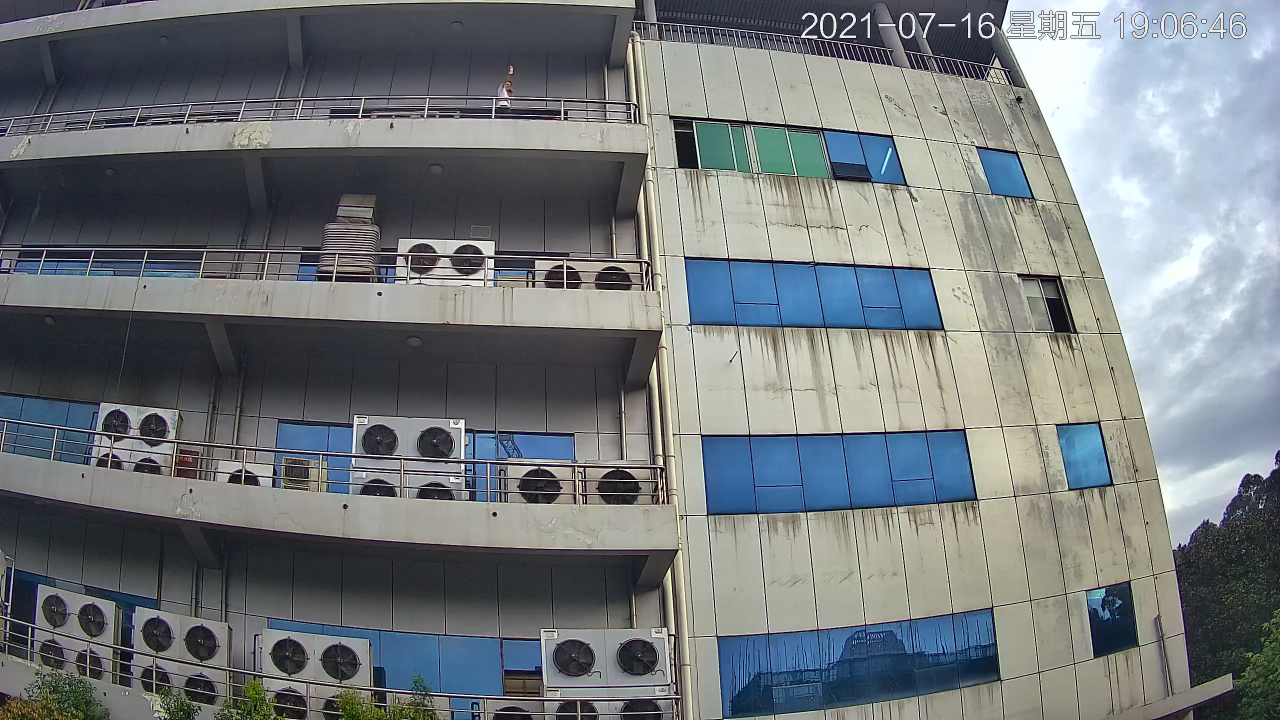
#> input picture frame 21 of data/hap-middle.mp4, 2560 x 1440 px (shown at 1/2 size)
$ python object_tracking.py
#> lines starting #> are read from the running program, lines starting #| are printed output that depends on the picture; after the words box and inside, x2 and y2 are one past the last pixel; in counts of white or black regions, pixels touching at a corner belong together
### detector.py
import numpy as np
import cv2

class Detector(object):

    def __init__(self):
        self.fgbg = cv2.createBackgroundSubtractorMOG2(history=800, varThreshold=100, detectShadows=False)

    def apply(self, frame):
        # 背景模型中添加帧
        fgmask = self.fgbg.apply(frame, learningRate=0.1)

        # 图像腐蚀和膨胀操作
        fgmask = cv2.erode(fgmask, cv2.getStructuringElement(cv2.MORPH_ELLIPSE, (2, 2)), iterations=1)
        fgmask = cv2.dilate(fgmask, cv2.getStructuringElement(cv2.MORPH_ELLIPSE, (2, 2)), iterations=2)

        contours, _ = cv2.findContours(fgmask, cv2.RETR_EXTERNAL, cv2.CHAIN_APPROX_SIMPLE)
        cv2.drawContours(frame, contours, -1, (0, 255, 0))

        contours = [c for c in contours if cv2.contourArea(c) > 10]

        centers = []
        for c in contours:
            if len(contours) < 100:
                x, y, w, h = cv2.boundingRect(c)
                cv2.rectangle(frame, (x, y), (x + w, y + h), (0, 0, 255), 2)

                # centers.append(np.round(np.array([[x], [y]])))
                centers.append([[x], [y]])

        return centers, frame, fgmask

### tracker.py
import numpy as np
from kalman_filter import KalmanFilter
from common import dprint
from scipy.optimize import linear_sum_assignment


# 针对每一个被跟踪物建立的Track对象
class Track(object):

    def __init__(self, prediction, trackIdCount):
        """Initialize variables used by Track class
        Args:
            prediction: predicted centroids of object to be tracked
            trackIdCount: identification of each track object
        Return:
            None
        """
        self.track_id = trackIdCount  # identification of each track object
        self.KF = KalmanFilter(initMeasurement=prediction)  # KF instance to track this object
        self.prediction = np.asarray(prediction)  # predicted centroids (x,y)
        self.skipped_frames = 0  # number of frames skipped undetected
        self.trace = []  # trace path


class Tracker(object):

    def __init__(self, dist_thresh, max_frames_to_skip, max_trace_length,
                 trackIdCount):
        """Initialize variable used by Tracker class
        Args:
            预测点和测量点的距离阈值
            dist_thresh: distance threshold. When exceeds the threshold,
                         track will be deleted and new track is created
            允许跳过的帧的数量
            max_frames_to_skip: maximum allowed frames to be skipped for
                                the track object undetected
            队列保留的历史路径长度
            max_trace_lenght: trace path history length

            trackIdCount: identification of each track object
        Return:
            None
        """
        self.dist_thresh = dist_thresh
        self.max_frames_to_skip = max_frames_to_skip
        self.max_trace_length = max_trace_length
        self.tracks = []
        self.trackIdCount = trackIdCount

    def Update(self, detections):
        """Update tracks vector using following steps:
            - Create tracks if no tracks vector found
            - Calculate cost using sum of square distance
              between predicted vs detected centroids
            - Using Hungarian Algorithm assign the correct
              detected measurements to predicted tracks
              https://en.wikipedia.org/wiki/Hungarian_algorithm
            - Identify tracks with no assignment, if any
            - If tracks are not detected for long time, remove them
            - Now look for un_assigned detects
            - Start new tracks
            - Update KalmanFilter state, lastResults and tracks trace
        Args:
            detections: detected centroids of object to be tracked
        Return:
            None
        """

        # Create tracks if no tracks vector found
        if (len(self.tracks) == 0):
            for i in range(len(detections)):
                track = Track(detections[i], self.trackIdCount)
                self.trackIdCount += 1
                self.tracks.append(track)

        # Calculate cost using sum of square distance between
        # predicted vs detected centroids
        N = len(self.tracks)
        M = len(detections)
        cost = np.zeros(shape=(N, M))   # Cost matrix
        for i in range(len(self.tracks)):
            for j in range(len(detections)):
                try:
                    diff = self.tracks[i].prediction - detections[j]
                    distance = np.sqrt(diff[0][0]*diff[0][0] +
                                       diff[1][0]*diff[1][0])
                    cost[i][j] = distance
                except:
                    pass

        # Let's average the squared ERROR
        cost = (0.5) * cost
        # Using Hungarian Algorithm assign the correct detected measurements
        # to predicted tracks
        assignment = []
        for _ in range(N):
            assignment.append(-1)
        row_ind, col_ind = linear_sum_assignment(cost)
        for i in range(len(row_ind)):
            assignment[row_ind[i]] = col_ind[i]

        # Identify tracks with no assignment, if any
        un_assigned_tracks = []
        for i in range(len(assignment)):
            if (assignment[i] != -1):
                # check for cost distance threshold.
                # If cost is very high then un_assign (delete) the track
                if (cost[i][assignment[i]] > self.dist_thresh):
                    assignment[i] = -1
                    un_assigned_tracks.append(i)
                pass
            else:
                self.tracks[i].skipped_frames += 1

        # If tracks are not detected for long time, remove them
        del_tracks = []
        for i in range(len(self.tracks)):
            if (self.tracks[i].skipped_frames > self.max_frames_to_skip):
                del_tracks.append(i)
        if len(del_tracks) > 0:  # only when skipped frame exceeds max
            for id in del_tracks:
                if id < len(self.tracks):
                    del self.tracks[id]
                    del assignment[id]
                else:
                    dprint("ERROR: id is greater than length of tracks")

        # Now look for un_assigned detects
        un_assigned_detects = []
        for i in range(len(detections)):
                if i not in assignment:
                    un_assigned_detects.append(i)

        # Start new tracks
        if(len(un_assigned_detects) != 0):
            for i in range(len(un_assigned_detects)):
                track = Track(detections[un_assigned_detects[i]],
                              self.trackIdCount)
                self.trackIdCount += 1
                self.tracks.append(track)

        # Update KalmanFilter state, lastResults and tracks trace
        for i in range(len(assignment)):
            # self.tracks[i].KF.predict()

            if(assignment[i] != -1):
                self.tracks[i].skipped_frames = 0
                self.tracks[i].prediction = self.tracks[i].KF.predict()
                self.tracks[i].KF.correct(detections[assignment[i]])

                # [5 lines of commented-out code are left out]

            if(len(self.tracks[i].trace) > self.max_trace_length):
                for j in range(len(self.tracks[i].trace) -
                               self.max_trace_length):
                    del self.tracks[i].trace[j]

            self.tracks[i].trace.append(self.tracks[i].prediction)
            # self.tracks[i].KF.lastResult = self.tracks[i].prediction

### kalman_filter.py
import numpy as np

class KalmanFilter(object):

    def __init__(self, initMeasurement=np.array([[0], [0]]),
        stateVariance=1, measurementVariance=1):

        # 采样间隔时间
        self.dt = 0.04

        # F:状态转移矩阵
        self.F = np.array(
            [[1, self.dt, 0, 0],
            [0, 1, 0, 0],
            [0, 0, 1, self.dt],
            [0, 0, 0, 1]])

        # H:测量矩阵
        self.H = np.array(
            [[1, 0, 0, 0],
            [0, 0, 1, 0]])

        # 过程噪声协方差矩阵
        self.Q = np.array(stateVariance * np.identity(self.F.shape[0]))
        # 测量噪声协方差矩阵
        self.R = np.array(measurementVariance * np.identity(self.H.shape[0]))
        # 最小均方误差
        self.P = self.Q

        # 用初始测量更新状态向量的初值
        self.state = np.array([[initMeasurement[0, 0]], [1],
            [initMeasurement[1, 0]], [1]])


    # [21 lines left out: functions predict, correct, not called in this run]

### object_tracking.py
import cv2
import copy
from detector import Detector
from tracker import Tracker

filename = 'hap-middle'
video_route = '.\\data\\' + filename + '.mp4'
output_route = '.\\output\\' + filename + '-output.avi'

# 是否保存输出文件
ifsave = True

# 超过这一下落高度，则报警为高空抛物事件
hap_Threshold = 500

def main():

    cap = cv2.VideoCapture(video_route)

    # 获取视频参数
    fps = cap.get(cv2.CAP_PROP_FPS)
    width = int(cap.get(cv2.CAP_PROP_FRAME_WIDTH))
    height = int(cap.get(cv2.CAP_PROP_FRAME_HEIGHT))
    print('size=', (width, height), 'fps=', fps)

    if ifsave:
        videoWriter = cv2.VideoWriter(output_route,
            cv2.VideoWriter_fourcc(*'MJPG'), fps, (width, height))

    detector = Detector()

    tracker = Tracker(dist_thresh=100, max_frames_to_skip=30, max_trace_length=30, trackIdCount=100)

    # Variables initialization
    skip_frame_count = 0
    track_colors = [(255, 0, 0), (0, 255, 0), (0, 0, 255), (255, 255, 0),
                    (0, 255, 255), (255, 0, 255), (255, 127, 255),
                    (127, 0, 255), (127, 0, 127)]
    pause = False

    cv2.namedWindow('Tracking', 0)
    cv2.resizeWindow('Tracking', 576*2, 324*2)

    # Infinite loop to process video frames
    while(True):
        # Capture frame-by-frame
        ret, frame = cap.read()
#> frame is the input picture: shape (1440, 2560, 3); mean B, G, R 124, 120.9, 115.2

        if not ret:
            break

        # [7 lines of commented-out code are left out]

        centers, frame, _ = detector.apply(copy.copy(frame))
#> in apply, `contours, _ = cv2.findContours(fgmask, cv2.RETR_EXTERNAL, cv2.CHAIN_AP..`: contours = [[[0, 0], [0, 1439], [2559, 1439], [2559, 0]]]
#> in apply, `cv2.drawContours(frame, contours, -1, (0, 255, 0))`:
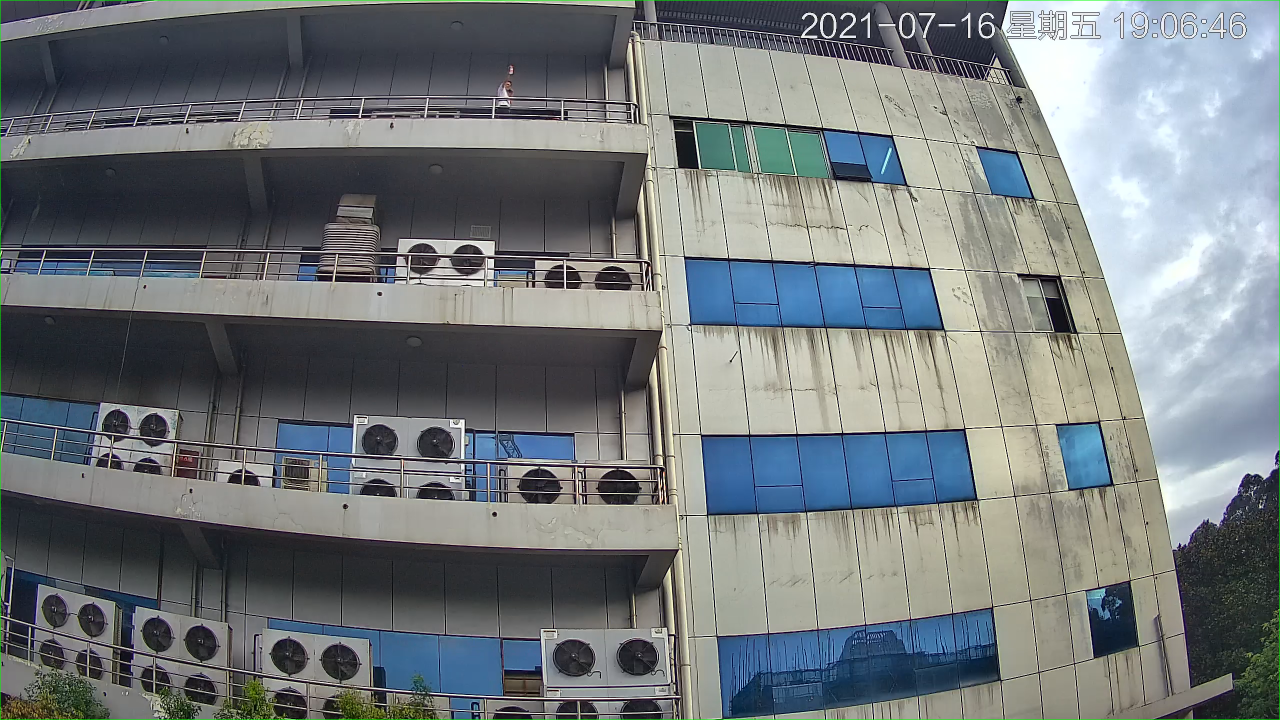
#> frame: shape (1440, 2560, 3) (shown at 1/2 size); 0.22% of pixels changed, all inside (x1, y1, x2, y2) = (0, 0, 2560, 1440)
#> the loop in apply, `for c in contours:` made 1 pass
#> (c, x, y, w, h) on pass 1: ([[0, 0], [0, 1439], [2559, 1439], [2559, 0]], 0, 0, 2560, 1440)
#> after the loop in apply, `for c in contours:`:
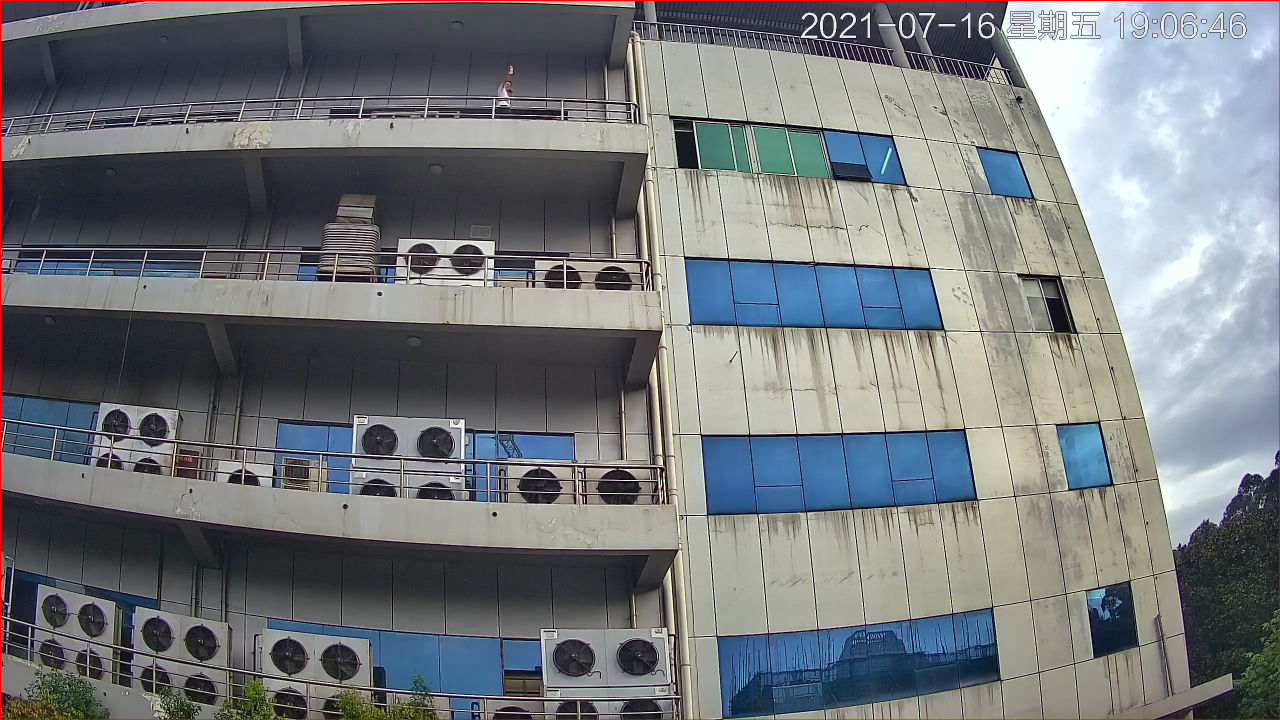
#> frame: shape (1440, 2560, 3) (shown at 1/2 size); 0.33% of pixels changed, all inside (x1, y1, x2, y2) = (0, 0, 2560, 1440)
#> after the loop in apply, `for c in contours:`: centers = [[[0], [0]]]
#> centers = [[[0], [0]]]

        if (len(centers) > 0):

            # Track object using Kalman Filter
            tracker.Update(centers)
#> the loop in Update, `for i in range(len(detections)):` made 1 pass
#> after the loop in Update, `for i in range(len(detections)):`: self.trackIdCount = 100; self.tracks = []

        # For identified object tracks draw tracking line
        # Use various colors to indicate different track_id
        for i in range(len(tracker.tracks)):
            # tracks是一个存储跟踪目标对象的数组
            if (len(tracker.tracks[i].trace) > 1):
                # [4 lines of commented-out code are left out]
                    for j in range(len(tracker.tracks[i].trace)-1):
                        # Draw trace line
                        x1 = tracker.tracks[i].trace[j][0][0]
                        y1 = tracker.tracks[i].trace[j][1][0]
                        x2 = tracker.tracks[i].trace[j+1][0][0]
                        y2 = tracker.tracks[i].trace[j+1][1][0]
                        clr = tracker.tracks[i].track_id % 9
                        cv2.line(frame, (int(x1), int(y1)), (int(x2), int(y2)),
                                track_colors[clr], 2)

        # Display the resulting tracking frame
        cv2.imshow('Tracking', frame)

        # Display the original frame
        # cv2.imshow('Original', orig_frame)

        # 写视频文件
        videoWriter.write(frame)

        # Slower the FPS
        # cv2.waitKey(30)

        # Check for key strokes
        k = cv2.waitKey(10) & 0xff
        if k == 27:  # 'esc' key has been pressed, exit program.
            break
        if k == 112:  # 'p' has been pressed. this will pause/resume the code.
            pause = not pause
            if (pause is True):
                print("Code is paused. Press 'p' to resume..")
                while (pause is True):
                    # stay in this loop until
                    key = cv2.waitKey(30) & 0xff
                    if key == 112:
                        pause = False
                        print("Resume code..!!")
                        break

    # When everything done, release the capture
    cap.release()
    cv2.destroyAllWindows()


if __name__ == "__main__":
    # execute main
#> (the run stopped early here; a loop or call above may not have finished)
